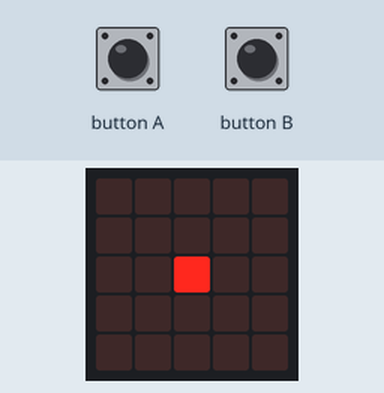
A program run on a simulated BBC micro:bit (MakeCode). On the bench: the board's 5×5 LED display. The test bench sets the inputs (shaded band).

Above: at 1.2 s.
1.3 s: button A pressed for 0.15 s
At 2.6 s:
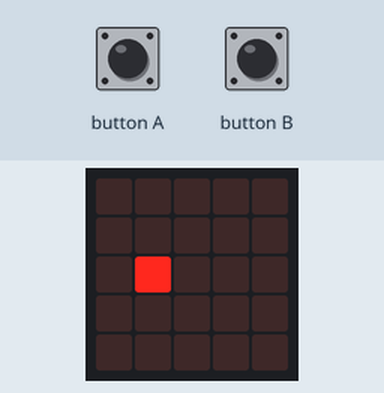
2.9 s: button A pressed for 0.15 s
At 4.0 s:
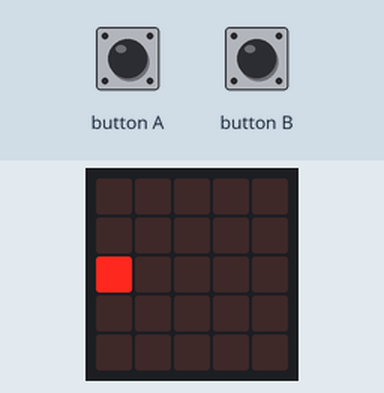
4.5 s: button A pressed for 0.15 s
At 5.2 s:
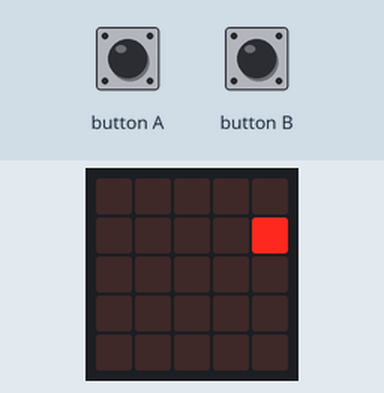
6.1 s: button A pressed for 0.15 s
At 7.4 s:
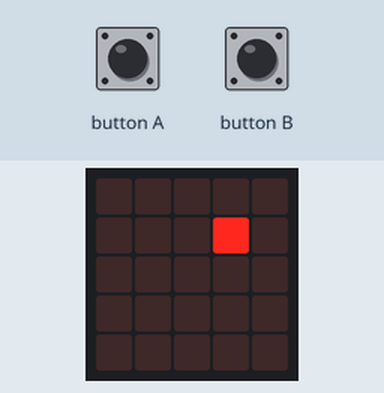
7.7 s: button A pressed for 0.15 s
At 8.9 s:
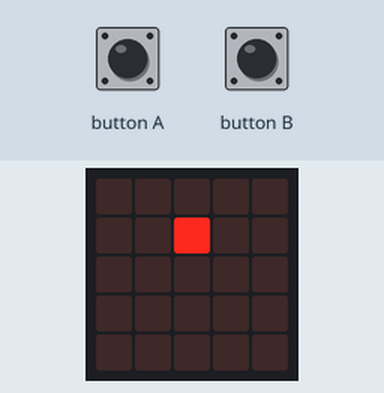
9.3 s: button A pressed for 0.15 s
At 10.1 s:
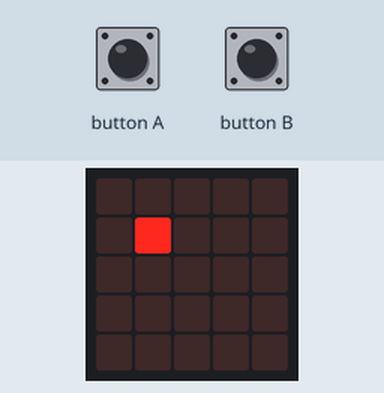
Timing chart, 0 to 11.9 s (numbered marks = the images above; inputs shaded):
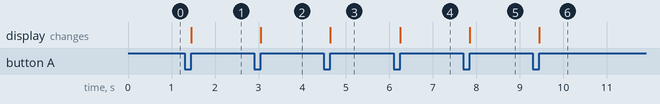

The program:

main.ts
```typescript
input.onButtonPressed(Button.A, function () {
    led.unplot(pos_X, pos_Y)
    pos_X += -1
    if (pos_X < 0) {
        pos_X = 4
        pos_Y += -1
        if (pos_Y < 0) {
            pos_Y = 4
        }
    }
    led.plot(pos_X, pos_Y)
})
input.onButtonPressed(Button.B, function () {
    led.unplot(pos_X, pos_Y)
    pos_X += 1
    if (pos_X > 4) {
        pos_X = 0
        pos_Y += 1
        if (pos_Y > 4) {
            pos_Y = 0
        }
    }
    led.plot(pos_X, pos_Y)
})
let pos_Y = 0
let pos_X = 0
pos_X = 2
pos_Y = 2
led.plot(pos_X, pos_Y)
```

test.ts
```typescript
// les tests vont ici ; cela ne sera pas compilé si ce paquet est utilisé en tant qu'extension.
```

Measured:
- after the input at 1.3 s, the display: changes after 0.15 s (image 1)
- after the input at 2.9 s, the display: changes after 0.15 s (image 2)
- after the input at 4.5 s, the display: changes after 0.15 s (image 3)
- after the input at 6.1 s, the display: changes after 0.15 s (image 4)
- after the input at 7.7 s, the display: changes after 0.15 s (image 5)
- after the input at 9.3 s, the display: changes after 0.15 s (image 6)
